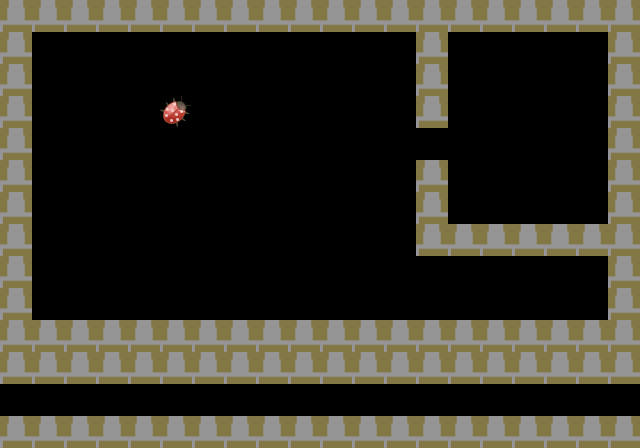

This game map was drawn from its Tiled (.tmx) file and the tilesets committed beside it. A one-line description and the trimmed map source follow:
An orthogonal 20x14 tile map with 32x32 px tiles, 3 tile layers (wall, food, grass), 2 tilesets and 2 objects (player, enemy).

<map version="1.0" orientation="orthogonal" renderorder="right-down" width="20" height="14" tilewidth="32" tileheight="32" nextobjectid="26">
 <properties>
  <property name="bug" value="0" />
  <property name="flower" value="0" />
  <property name="kill" value="0" />
  <property name="score" value="10000,20000,30000" />
 </properties>
 <tileset firstgid="1" name="foods" tilewidth="32" tileheight="32" tilecount="16" columns="4">
  <image source="foods.png" width="128" height="128" />
  <tile id="0">
   <properties>
    <property name="cooldown" value="3" />
    <property name="max_num" value="-1" />
   </properties>
  </tile>
  <tile id="1">
   <properties>
    <property name="cooldown" value="4" />
    <property name="max_num" value="-1" />
   </properties>
  </tile>
  <tile id="2">
   <properties>
    <property name="cooldown" value="0" />
    <property name="max_num" value="-1" />
   </properties>
  </tile>
  <tile id="3">
   <properties>
    <property name="cooldown" value="0" />
    <property name="max_num" value="-1" />
   </properties>
  </tile>
  <tile id="4">
   <properties>
    <property name="cooldown" value="0.1" />
    <property name="max_num" value="0" />
   </properties>
  </tile>
  <tile id="5">
   <properties>
    <property name="cooldown" value="5" />
    <property name="max_num" value="-1" />
   </properties>
  </tile>
  <tile id="6">
   <properties>
    <property name="cooldown" value="10" />
    <property name="max_num" value="-1" />
   </properties>
  </tile>
  <tile id="7">
   <properties>
    <property name="cooldown" value="2" />
    <property name="max_num" value="-1" />
   </properties>
  </tile>
 </tileset>
 <tileset firstgid="17" name="tiles" tilewidth="32" tileheight="32" tilecount="16" columns="4">
  <image source="tiles.png" width="128" height="128" />
 </tileset>
 <layer name="wall" width="20" height="14">
  <data>[280 cells, 109 non-empty, 1 distinct tile ids]</data>
 </layer>
 <layer name="food" width="20" height="14">
  <data>[280 cells, 1 non-empty, 1 distinct tile ids]</data>
 </layer>
 <layer name="grass" width="20" height="14" opacity="0.87">
  <data>[280 cells, 0 non-empty, 0 distinct tile ids]</data>
 </layer>
 <objectgroup name="snake_objs">
  <object id="1" name="player" type="player" x="272" y="400">
   <properties>
    <property name="direction" value="3" />
    <property name="speed" value="200" />
   </properties>
  </object>
  <object id="22" name="smartsnake" type="enemy" x="48" y="176">
   <properties>
    <property name="direction" value="3" />
    <property name="speed" value="200" />
   </properties>
  </object>
 </objectgroup>
</map>